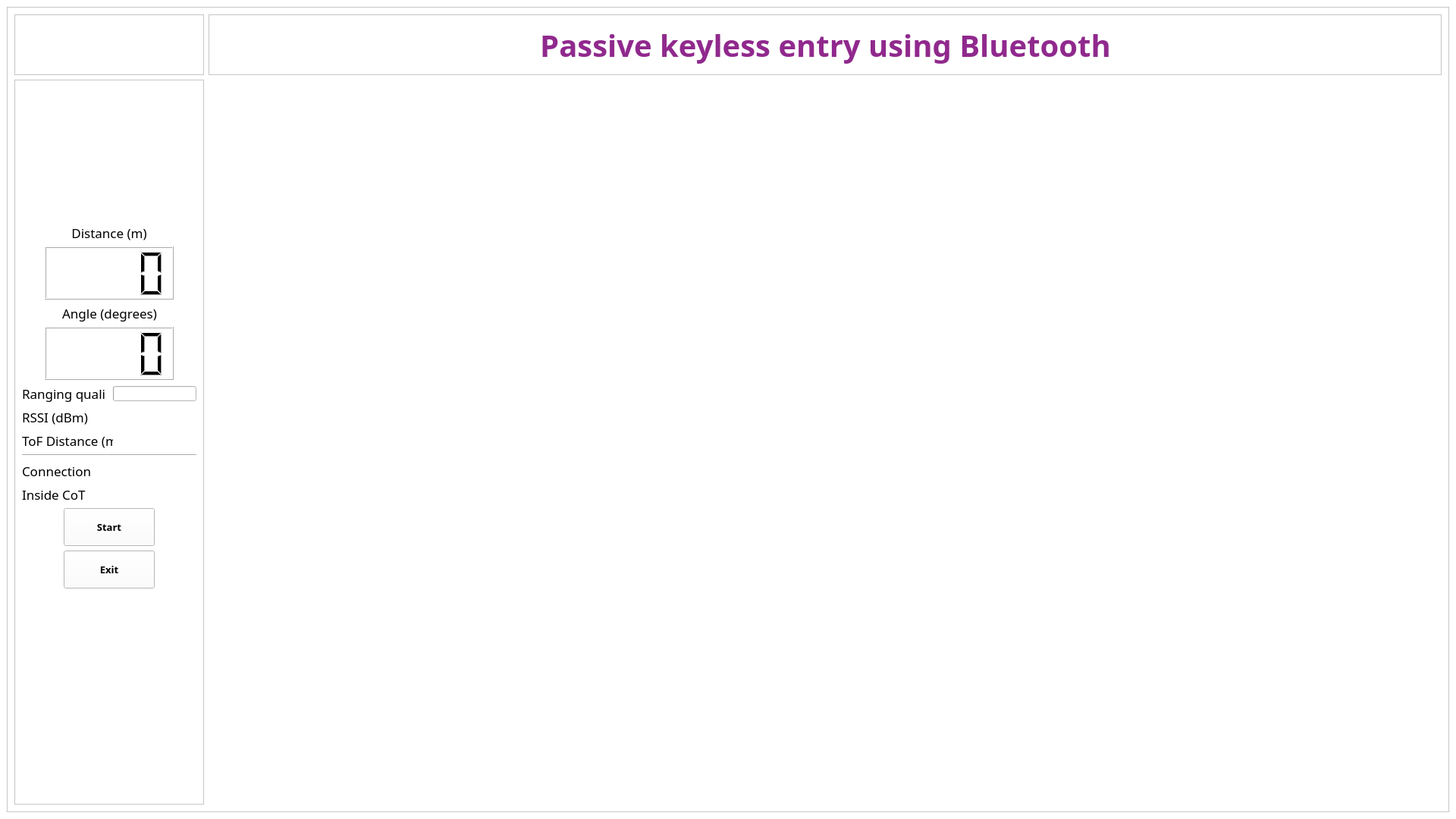
<?xml version="1.0" encoding="UTF-8"?>
<ui version="4.0">
 <class>MainWindow</class>
 <widget class="QMainWindow" name="MainWindow">
  <property name="geometry">
   <rect>
    <x>0</x>
    <y>0</y>
    <width>1920</width>
    <height>1080</height>
   </rect>
  </property>
  <property name="sizePolicy">
   <sizepolicy hsizetype="Preferred" vsizetype="Preferred">
    <horstretch>0</horstretch>
    <verstretch>0</verstretch>
   </sizepolicy>
  </property>
  <property name="maximumSize">
   <size>
    <width>16777215</width>
    <height>16777215</height>
   </size>
  </property>
  <property name="windowTitle">
   <string>imec - Passive keyless entry using Bluetooth</string>
  </property>
  <property name="windowIcon">
   <iconset resource="../gui_resources.qrc">
    <normaloff>:/Icons/figures/window_icon.ico</normaloff>:/Icons/figures/window_icon.ico</iconset>
  </property>
  <property name="styleSheet">
   <string notr="true">background-color: rgb(255, 255, 255);</string>
  </property>
  <widget class="QWidget" name="centralwidget">
   <layout class="QGridLayout" name="gridLayout_5">
    <item row="0" column="0">
     <widget class="QFrame" name="frame_bckgrd">
      <property name="styleSheet">
       <string notr="true">background-color: rgb(255, 255, 255);</string>
      </property>
      <property name="frameShape">
       <enum>QFrame::StyledPanel</enum>
      </property>
      <property name="frameShadow">
       <enum>QFrame::Raised</enum>
      </property>
      <layout class="QGridLayout" name="gridLayout_4">
       <item row="0" column="0">
        <widget class="QFrame" name="frame_imec_logo">
         <property name="frameShape">
          <enum>QFrame::StyledPanel</enum>
         </property>
         <property name="frameShadow">
          <enum>QFrame::Raised</enum>
         </property>
         <layout class="QGridLayout" name="gridLayout_3">
          <item row="0" column="0">
           <widget class="QLabel" name="label_logo_jade">
            <property name="minimumSize">
             <size>
              <width>200</width>
              <height>60</height>
             </size>
            </property>
            <property name="maximumSize">
             <size>
              <width>200</width>
              <height>60</height>
             </size>
            </property>
            <property name="styleSheet">
             <string notr="true"/>
            </property>
            <property name="text">
             <string/>
            </property>
            <property name="pixmap">
             <pixmap resource="../gui_resources.qrc">:/Figures/figures/imec-logo_200x60.png</pixmap>
            </property>
           </widget>
          </item>
         </layout>
        </widget>
       </item>
       <item row="0" column="1">
        <widget class="QFrame" name="frame_title">
         <property name="minimumSize">
          <size>
           <width>0</width>
           <height>0</height>
          </size>
         </property>
         <property name="maximumSize">
          <size>
           <width>16777215</width>
           <height>80</height>
          </size>
         </property>
         <property name="frameShape">
          <enum>QFrame::StyledPanel</enum>
         </property>
         <property name="frameShadow">
          <enum>QFrame::Raised</enum>
         </property>
         <layout class="QGridLayout" name="gridLayout_2">
          <item row="0" column="2">
           <spacer name="horizontalSpacer_2">
            <property name="orientation">
             <enum>Qt::Horizontal</enum>
            </property>
            <property name="sizeHint" stdset="0">
             <size>
              <width>40</width>
              <height>20</height>
             </size>
            </property>
           </spacer>
          </item>
          <item row="0" column="1">
           <widget class="QLabel" name="label_title">
            <property name="sizePolicy">
             <sizepolicy hsizetype="Preferred" vsizetype="Preferred">
              <horstretch>0</horstretch>
              <verstretch>0</verstretch>
             </sizepolicy>
            </property>
            <property name="font">
             <font>
              <family>Gill Sans MT</family>
              <pointsize>30</pointsize>
              <weight>75</weight>
              <bold>true</bold>
             </font>
            </property>
            <property name="autoFillBackground">
             <bool>false</bool>
            </property>
            <property name="styleSheet">
             <string notr="true">color: rgb(144, 41, 141);</string>
            </property>
            <property name="text">
             <string>Passive keyless entry using Bluetooth</string>
            </property>
            <property name="textFormat">
             <enum>Qt::PlainText</enum>
            </property>
            <property name="alignment">
             <set>Qt::AlignCenter</set>
            </property>
           </widget>
          </item>
          <item row="0" column="0">
           <spacer name="horizontalSpacer">
            <property name="orientation">
             <enum>Qt::Horizontal</enum>
            </property>
            <property name="sizeHint" stdset="0">
             <size>
              <width>40</width>
              <height>20</height>
             </size>
            </property>
           </spacer>
          </item>
         </layout>
        </widget>
       </item>
       <item row="1" column="0">
        <widget class="QFrame" name="frame_data">
         <property name="minimumSize">
          <size>
           <width>250</width>
           <height>0</height>
          </size>
         </property>
         <property name="maximumSize">
          <size>
           <width>250</width>
           <height>16777215</height>
          </size>
         </property>
         <property name="frameShape">
          <enum>QFrame::StyledPanel</enum>
         </property>
         <property name="frameShadow">
          <enum>QFrame::Raised</enum>
         </property>
         <layout class="QGridLayout" name="gridLayout">
          <item row="0" column="0">
           <layout class="QHBoxLayout" name="cosic_logo_layout">
            <item>
             <spacer name="horizontalSpacer_7">
              <property name="orientation">
               <enum>Qt::Horizontal</enum>
              </property>
              <property name="sizeHint" stdset="0">
               <size>
                <width>40</width>
                <height>20</height>
               </size>
              </property>
             </spacer>
            </item>
            <item>
             <widget class="QLabel" name="label_logocosic_jade">
              <property name="minimumSize">
               <size>
                <width>132</width>
                <height>174</height>
               </size>
              </property>
              <property name="maximumSize">
               <size>
                <width>132</width>
                <height>174</height>
               </size>
              </property>
              <property name="styleSheet">
               <string notr="true"/>
              </property>
              <property name="text">
               <string/>
              </property>
              <property name="pixmap">
               <pixmap resource="../gui_resources.qrc">:/Figures/figures/cosic_logo.png</pixmap>
              </property>
              <property name="alignment">
               <set>Qt::AlignCenter</set>
              </property>
             </widget>
            </item>
            <item>
             <spacer name="horizontalSpacer_8">
              <property name="orientation">
               <enum>Qt::Horizontal</enum>
              </property>
              <property name="sizeHint" stdset="0">
               <size>
                <width>40</width>
                <height>20</height>
               </size>
              </property>
             </spacer>
            </item>
           </layout>
          </item>
          <item row="1" column="0">
           <layout class="QHBoxLayout" name="dist_layout_name">
            <item>
             <spacer name="horizontalSpacer_9">
              <property name="orientation">
               <enum>Qt::Horizontal</enum>
              </property>
              <property name="sizeHint" stdset="0">
               <size>
                <width>40</width>
                <height>20</height>
               </size>
              </property>
             </spacer>
            </item>
            <item>
             <widget class="QLabel" name="label_distance">
              <property name="sizePolicy">
               <sizepolicy hsizetype="Maximum" vsizetype="Maximum">
                <horstretch>0</horstretch>
                <verstretch>0</verstretch>
               </sizepolicy>
              </property>
              <property name="minimumSize">
               <size>
                <width>100</width>
                <height>24</height>
               </size>
              </property>
              <property name="maximumSize">
               <size>
                <width>300</width>
                <height>24</height>
               </size>
              </property>
              <property name="font">
               <font>
                <family>Gill Sans MT</family>
                <pointsize>13</pointsize>
               </font>
              </property>
              <property name="styleSheet">
               <string notr="true">background-color: rgb(255, 255, 255);</string>
              </property>
              <property name="text">
               <string>Distance (m)</string>
              </property>
              <property name="textFormat">
               <enum>Qt::PlainText</enum>
              </property>
              <property name="alignment">
               <set>Qt::AlignBottom|Qt::AlignHCenter</set>
              </property>
             </widget>
            </item>
            <item>
             <spacer name="horizontalSpacer_10">
              <property name="orientation">
               <enum>Qt::Horizontal</enum>
              </property>
              <property name="sizeHint" stdset="0">
               <size>
                <width>40</width>
                <height>20</height>
               </size>
              </property>
             </spacer>
            </item>
           </layout>
          </item>
          <item row="6" column="0">
           <layout class="QHBoxLayout" name="horizontalLayout_2">
            <item>
             <widget class="QLabel" name="RSSI_label">
              <property name="sizePolicy">
               <sizepolicy hsizetype="Minimum" vsizetype="Minimum">
                <horstretch>0</horstretch>
                <verstretch>0</verstretch>
               </sizepolicy>
              </property>
              <property name="minimumSize">
               <size>
                <width>80</width>
                <height>0</height>
               </size>
              </property>
              <property name="maximumSize">
               <size>
                <width>125</width>
                <height>25</height>
               </size>
              </property>
              <property name="font">
               <font>
                <family>Gill Sans MT</family>
                <pointsize>13</pointsize>
               </font>
              </property>
              <property name="text">
               <string>RSSI (dBm)</string>
              </property>
             </widget>
            </item>
            <item>
             <spacer name="horizontalSpacer_18">
              <property name="orientation">
               <enum>Qt::Horizontal</enum>
              </property>
              <property name="sizeHint" stdset="0">
               <size>
                <width>40</width>
                <height>20</height>
               </size>
              </property>
             </spacer>
            </item>
            <item>
             <widget class="QTextEdit" name="RSSI_textEdit">
              <property name="sizePolicy">
               <sizepolicy hsizetype="Fixed" vsizetype="Fixed">
                <horstretch>0</horstretch>
                <verstretch>0</verstretch>
               </sizepolicy>
              </property>
              <property name="minimumSize">
               <size>
                <width>60</width>
                <height>0</height>
               </size>
              </property>
              <property name="maximumSize">
               <size>
                <width>50</width>
                <height>25</height>
               </size>
              </property>
              <property name="font">
               <font>
                <pointsize>14</pointsize>
               </font>
              </property>
              <property name="layoutDirection">
               <enum>Qt::LeftToRight</enum>
              </property>
              <property name="styleSheet">
               <string notr="true"/>
              </property>
              <property name="frameShape">
               <enum>QFrame::NoFrame</enum>
              </property>
              <property name="lineWidth">
               <number>0</number>
              </property>
              <property name="verticalScrollBarPolicy">
               <enum>Qt::ScrollBarAlwaysOff</enum>
              </property>
              <property name="horizontalScrollBarPolicy">
               <enum>Qt::ScrollBarAlwaysOff</enum>
              </property>
              <property name="sizeAdjustPolicy">
               <enum>QAbstractScrollArea::AdjustToContents</enum>
              </property>
              <property name="html">
               <string>&lt;!DOCTYPE HTML PUBLIC &quot;-//W3C//DTD HTML 4.0//EN&quot; &quot;http://www.w3.org/TR/REC-html40/strict.dtd&quot;&gt;
&lt;html&gt;&lt;head&gt;&lt;meta name=&quot;qrichtext&quot; content=&quot;1&quot; /&gt;&lt;style type=&quot;text/css&quot;&gt;
p, li { white-space: pre-wrap; }
&lt;/style&gt;&lt;/head&gt;&lt;body style=&quot; font-family:'MS Shell Dlg 2'; font-size:14pt; font-weight:400; font-style:normal;&quot;&gt;
&lt;p align=&quot;right&quot; style=&quot;-qt-paragraph-type:empty; margin-top:0px; margin-bottom:0px; margin-left:0px; margin-right:0px; -qt-block-indent:0; text-indent:0px;&quot;&gt;&lt;br /&gt;&lt;/p&gt;&lt;/body&gt;&lt;/html&gt;</string>
              </property>
             </widget>
            </item>
           </layout>
          </item>
          <item row="7" column="0">
           <layout class="QHBoxLayout" name="horizontalLayout_3">
            <item>
             <widget class="QLabel" name="ToF_label">
              <property name="sizePolicy">
               <sizepolicy hsizetype="Minimum" vsizetype="Minimum">
                <horstretch>0</horstretch>
                <verstretch>0</verstretch>
               </sizepolicy>
              </property>
              <property name="minimumSize">
               <size>
                <width>120</width>
                <height>0</height>
               </size>
              </property>
              <property name="maximumSize">
               <size>
                <width>120</width>
                <height>25</height>
               </size>
              </property>
              <property name="font">
               <font>
                <family>Gill Sans MT</family>
                <pointsize>13</pointsize>
               </font>
              </property>
              <property name="text">
               <string>ToF Distance (m)</string>
              </property>
             </widget>
            </item>
            <item>
             <spacer name="horizontalSpacer_19">
              <property name="orientation">
               <enum>Qt::Horizontal</enum>
              </property>
              <property name="sizeHint" stdset="0">
               <size>
                <width>40</width>
                <height>20</height>
               </size>
              </property>
             </spacer>
            </item>
            <item>
             <widget class="QTextEdit" name="ToF_textEdit">
              <property name="sizePolicy">
               <sizepolicy hsizetype="Fixed" vsizetype="Fixed">
                <horstretch>0</horstretch>
                <verstretch>0</verstretch>
               </sizepolicy>
              </property>
              <property name="minimumSize">
               <size>
                <width>60</width>
                <height>0</height>
               </size>
              </property>
              <property name="maximumSize">
               <size>
                <width>50</width>
                <height>25</height>
               </size>
              </property>
              <property name="font">
               <font>
                <pointsize>14</pointsize>
               </font>
              </property>
              <property name="layoutDirection">
               <enum>Qt::LeftToRight</enum>
              </property>
              <property name="styleSheet">
               <string notr="true"/>
              </property>
              <property name="frameShape">
               <enum>QFrame::NoFrame</enum>
              </property>
              <property name="lineWidth">
               <number>0</number>
              </property>
              <property name="verticalScrollBarPolicy">
               <enum>Qt::ScrollBarAlwaysOff</enum>
              </property>
              <property name="horizontalScrollBarPolicy">
               <enum>Qt::ScrollBarAlwaysOff</enum>
              </property>
              <property name="sizeAdjustPolicy">
               <enum>QAbstractScrollArea::AdjustToContents</enum>
              </property>
              <property name="html">
               <string>&lt;!DOCTYPE HTML PUBLIC &quot;-//W3C//DTD HTML 4.0//EN&quot; &quot;http://www.w3.org/TR/REC-html40/strict.dtd&quot;&gt;
&lt;html&gt;&lt;head&gt;&lt;meta name=&quot;qrichtext&quot; content=&quot;1&quot; /&gt;&lt;style type=&quot;text/css&quot;&gt;
p, li { white-space: pre-wrap; }
&lt;/style&gt;&lt;/head&gt;&lt;body style=&quot; font-family:'MS Shell Dlg 2'; font-size:14pt; font-weight:400; font-style:normal;&quot;&gt;
&lt;p align=&quot;right&quot; style=&quot;-qt-paragraph-type:empty; margin-top:0px; margin-bottom:0px; margin-left:0px; margin-right:0px; -qt-block-indent:0; text-indent:0px;&quot;&gt;&lt;br /&gt;&lt;/p&gt;&lt;/body&gt;&lt;/html&gt;</string>
              </property>
             </widget>
            </item>
           </layout>
          </item>
          <item row="4" column="0">
           <layout class="QHBoxLayout" name="angle_display_layout">
            <item>
             <spacer name="horizontalSpacer_15">
              <property name="orientation">
               <enum>Qt::Horizontal</enum>
              </property>
              <property name="sizeHint" stdset="0">
               <size>
                <width>40</width>
                <height>20</height>
               </size>
              </property>
             </spacer>
            </item>
            <item>
             <widget class="QLCDNumber" name="lcd_aoa">
              <property name="sizePolicy">
               <sizepolicy hsizetype="Preferred" vsizetype="Preferred">
                <horstretch>0</horstretch>
                <verstretch>0</verstretch>
               </sizepolicy>
              </property>
              <property name="minimumSize">
               <size>
                <width>170</width>
                <height>70</height>
               </size>
              </property>
              <property name="maximumSize">
               <size>
                <width>170</width>
                <height>70</height>
               </size>
              </property>
              <property name="font">
               <font>
                <family>Gill Sans MT</family>
                <pointsize>10</pointsize>
               </font>
              </property>
              <property name="smallDecimalPoint">
               <bool>true</bool>
              </property>
              <property name="digitCount">
               <number>4</number>
              </property>
              <property name="segmentStyle">
               <enum>QLCDNumber::Filled</enum>
              </property>
              <property name="value" stdset="0">
               <double>0.000000000000000</double>
              </property>
              <property name="intValue" stdset="0">
               <number>0</number>
              </property>
             </widget>
            </item>
            <item>
             <spacer name="horizontalSpacer_16">
              <property name="orientation">
               <enum>Qt::Horizontal</enum>
              </property>
              <property name="sizeHint" stdset="0">
               <size>
                <width>40</width>
                <height>20</height>
               </size>
              </property>
             </spacer>
            </item>
           </layout>
          </item>
          <item row="2" column="0">
           <layout class="QHBoxLayout" name="distance_display_layout">
            <item>
             <spacer name="horizontalSpacer_13">
              <property name="orientation">
               <enum>Qt::Horizontal</enum>
              </property>
              <property name="sizeHint" stdset="0">
               <size>
                <width>40</width>
                <height>20</height>
               </size>
              </property>
             </spacer>
            </item>
            <item>
             <widget class="QLCDNumber" name="lcd_dist">
              <property name="sizePolicy">
               <sizepolicy hsizetype="Preferred" vsizetype="Preferred">
                <horstretch>0</horstretch>
                <verstretch>0</verstretch>
               </sizepolicy>
              </property>
              <property name="minimumSize">
               <size>
                <width>170</width>
                <height>70</height>
               </size>
              </property>
              <property name="maximumSize">
               <size>
                <width>200</width>
                <height>70</height>
               </size>
              </property>
              <property name="font">
               <font>
                <family>Gill Sans MT</family>
                <pointsize>10</pointsize>
               </font>
              </property>
              <property name="styleSheet">
               <string notr="true">background-color: rgb(255, 255, 255);</string>
              </property>
              <property name="smallDecimalPoint">
               <bool>true</bool>
              </property>
              <property name="digitCount">
               <number>4</number>
              </property>
              <property name="mode">
               <enum>QLCDNumber::Oct</enum>
              </property>
              <property name="segmentStyle">
               <enum>QLCDNumber::Filled</enum>
              </property>
              <property name="value" stdset="0">
               <double>0.000000000000000</double>
              </property>
              <property name="intValue" stdset="0">
               <number>0</number>
              </property>
             </widget>
            </item>
            <item>
             <spacer name="horizontalSpacer_14">
              <property name="orientation">
               <enum>Qt::Horizontal</enum>
              </property>
              <property name="sizeHint" stdset="0">
               <size>
                <width>40</width>
                <height>20</height>
               </size>
              </property>
             </spacer>
            </item>
           </layout>
          </item>
          <item row="3" column="0">
           <layout class="QHBoxLayout" name="angle_layout_name">
            <item>
             <spacer name="horizontalSpacer_11">
              <property name="orientation">
               <enum>Qt::Horizontal</enum>
              </property>
              <property name="sizeHint" stdset="0">
               <size>
                <width>40</width>
                <height>20</height>
               </size>
              </property>
             </spacer>
            </item>
            <item>
             <widget class="QLabel" name="label_angle">
              <property name="sizePolicy">
               <sizepolicy hsizetype="Maximum" vsizetype="Maximum">
                <horstretch>0</horstretch>
                <verstretch>0</verstretch>
               </sizepolicy>
              </property>
              <property name="minimumSize">
               <size>
                <width>121</width>
                <height>24</height>
               </size>
              </property>
              <property name="maximumSize">
               <size>
                <width>300</width>
                <height>24</height>
               </size>
              </property>
              <property name="font">
               <font>
                <family>Gill Sans MT</family>
                <pointsize>13</pointsize>
               </font>
              </property>
              <property name="autoFillBackground">
               <bool>false</bool>
              </property>
              <property name="text">
               <string>Angle (degrees)</string>
              </property>
              <property name="textFormat">
               <enum>Qt::PlainText</enum>
              </property>
              <property name="alignment">
               <set>Qt::AlignBottom|Qt::AlignHCenter</set>
              </property>
             </widget>
            </item>
            <item>
             <spacer name="horizontalSpacer_12">
              <property name="orientation">
               <enum>Qt::Horizontal</enum>
              </property>
              <property name="sizeHint" stdset="0">
               <size>
                <width>40</width>
                <height>20</height>
               </size>
              </property>
             </spacer>
            </item>
           </layout>
          </item>
          <item row="8" column="0">
           <widget class="Line" name="line">
            <property name="orientation">
             <enum>Qt::Horizontal</enum>
            </property>
           </widget>
          </item>
          <item row="5" column="0">
           <layout class="QHBoxLayout" name="horizontalLayout">
            <item>
             <widget class="QLabel" name="label_likeliness">
              <property name="sizePolicy">
               <sizepolicy hsizetype="Minimum" vsizetype="Minimum">
                <horstretch>0</horstretch>
                <verstretch>0</verstretch>
               </sizepolicy>
              </property>
              <property name="minimumSize">
               <size>
                <width>110</width>
                <height>0</height>
               </size>
              </property>
              <property name="maximumSize">
               <size>
                <width>110</width>
                <height>25</height>
               </size>
              </property>
              <property name="font">
               <font>
                <family>Gill Sans MT</family>
                <pointsize>13</pointsize>
               </font>
              </property>
              <property name="autoFillBackground">
               <bool>false</bool>
              </property>
              <property name="text">
               <string>Ranging quality</string>
              </property>
              <property name="textFormat">
               <enum>Qt::PlainText</enum>
              </property>
              <property name="alignment">
               <set>Qt::AlignBottom|Qt::AlignLeading|Qt::AlignLeft</set>
              </property>
             </widget>
            </item>
            <item>
             <spacer name="horizontalSpacer_17">
              <property name="orientation">
               <enum>Qt::Horizontal</enum>
              </property>
              <property name="sizeHint" stdset="0">
               <size>
                <width>40</width>
                <height>20</height>
               </size>
              </property>
             </spacer>
            </item>
            <item>
             <widget class="QProgressBar" name="progressBar_brd1">
              <property name="minimumSize">
               <size>
                <width>110</width>
                <height>20</height>
               </size>
              </property>
              <property name="maximumSize">
               <size>
                <width>115</width>
                <height>20</height>
               </size>
              </property>
              <property name="value">
               <number>0</number>
              </property>
              <property name="textVisible">
               <bool>false</bool>
              </property>
              <property name="invertedAppearance">
               <bool>false</bool>
              </property>
             </widget>
            </item>
           </layout>
          </item>
          <item row="9" column="0">
           <layout class="QHBoxLayout" name="horizontalLayout_5">
            <property name="sizeConstraint">
             <enum>QLayout::SetDefaultConstraint</enum>
            </property>
            <item>
             <widget class="QLabel" name="connection_label">
              <property name="sizePolicy">
               <sizepolicy hsizetype="Fixed" vsizetype="Fixed">
                <horstretch>0</horstretch>
                <verstretch>0</verstretch>
               </sizepolicy>
              </property>
              <property name="minimumSize">
               <size>
                <width>105</width>
                <height>25</height>
               </size>
              </property>
              <property name="maximumSize">
               <size>
                <width>105</width>
                <height>25</height>
               </size>
              </property>
              <property name="font">
               <font>
                <family>Gill Sans MT</family>
                <pointsize>13</pointsize>
               </font>
              </property>
              <property name="text">
               <string>Connection</string>
              </property>
             </widget>
            </item>
            <item>
             <spacer name="horizontalSpacer_21">
              <property name="orientation">
               <enum>Qt::Horizontal</enum>
              </property>
              <property name="sizeHint" stdset="0">
               <size>
                <width>40</width>
                <height>20</height>
               </size>
              </property>
             </spacer>
            </item>
            <item>
             <layout class="QHBoxLayout" name="connection_led">
              <property name="spacing">
               <number>0</number>
              </property>
              <property name="sizeConstraint">
               <enum>QLayout::SetDefaultConstraint</enum>
              </property>
             </layout>
            </item>
           </layout>
          </item>
          <item row="13" column="0">
           <spacer name="verticalSpacer">
            <property name="orientation">
             <enum>Qt::Vertical</enum>
            </property>
            <property name="sizeHint" stdset="0">
             <size>
              <width>20</width>
              <height>138</height>
             </size>
            </property>
           </spacer>
          </item>
          <item row="11" column="0">
           <layout class="QHBoxLayout" name="start_button_layout">
            <item>
             <spacer name="horizontalSpacer_3">
              <property name="orientation">
               <enum>Qt::Horizontal</enum>
              </property>
              <property name="sizeHint" stdset="0">
               <size>
                <width>40</width>
                <height>20</height>
               </size>
              </property>
             </spacer>
            </item>
            <item>
             <widget class="QPushButton" name="btnStart">
              <property name="sizePolicy">
               <sizepolicy hsizetype="Minimum" vsizetype="Fixed">
                <horstretch>0</horstretch>
                <verstretch>0</verstretch>
               </sizepolicy>
              </property>
              <property name="minimumSize">
               <size>
                <width>120</width>
                <height>50</height>
               </size>
              </property>
              <property name="maximumSize">
               <size>
                <width>159</width>
                <height>50</height>
               </size>
              </property>
              <property name="font">
               <font>
                <family>Gill Sans MT</family>
                <pointsize>10</pointsize>
                <weight>75</weight>
                <bold>true</bold>
               </font>
              </property>
              <property name="layoutDirection">
               <enum>Qt::LeftToRight</enum>
              </property>
              <property name="text">
               <string>Start</string>
              </property>
              <property name="icon">
               <iconset resource="../gui_resources.qrc">
                <normaloff>:/Icons/figures/Play.png</normaloff>
                <activeoff>:/Icons/figures/Stop.png</activeoff>:/Icons/figures/Play.png</iconset>
              </property>
             </widget>
            </item>
            <item>
             <spacer name="horizontalSpacer_4">
              <property name="orientation">
               <enum>Qt::Horizontal</enum>
              </property>
              <property name="sizeHint" stdset="0">
               <size>
                <width>40</width>
                <height>20</height>
               </size>
              </property>
             </spacer>
            </item>
           </layout>
          </item>
          <item row="12" column="0">
           <layout class="QHBoxLayout" name="exit_button_layout">
            <item>
             <spacer name="horizontalSpacer_6">
              <property name="orientation">
               <enum>Qt::Horizontal</enum>
              </property>
              <property name="sizeHint" stdset="0">
               <size>
                <width>40</width>
                <height>20</height>
               </size>
              </property>
             </spacer>
            </item>
            <item>
             <widget class="QPushButton" name="btnExit">
              <property name="sizePolicy">
               <sizepolicy hsizetype="Minimum" vsizetype="Fixed">
                <horstretch>0</horstretch>
                <verstretch>0</verstretch>
               </sizepolicy>
              </property>
              <property name="minimumSize">
               <size>
                <width>120</width>
                <height>50</height>
               </size>
              </property>
              <property name="maximumSize">
               <size>
                <width>159</width>
                <height>50</height>
               </size>
              </property>
              <property name="font">
               <font>
                <family>Gill Sans MT</family>
                <pointsize>10</pointsize>
                <weight>75</weight>
                <bold>true</bold>
               </font>
              </property>
              <property name="styleSheet">
               <string notr="true"/>
              </property>
              <property name="text">
               <string>Exit</string>
              </property>
              <property name="icon">
               <iconset resource="../gui_resources.qrc">
                <normaloff>:/Icons/figures/Exit.png</normaloff>:/Icons/figures/Exit.png</iconset>
              </property>
             </widget>
            </item>
            <item>
             <spacer name="horizontalSpacer_5">
              <property name="orientation">
               <enum>Qt::Horizontal</enum>
              </property>
              <property name="sizeHint" stdset="0">
               <size>
                <width>40</width>
                <height>20</height>
               </size>
              </property>
             </spacer>
            </item>
           </layout>
          </item>
          <item row="10" column="0">
           <layout class="QHBoxLayout" name="authorization_layout">
            <item>
             <widget class="QLabel" name="circleoftrust_label">
              <property name="sizePolicy">
               <sizepolicy hsizetype="Fixed" vsizetype="Fixed">
                <horstretch>0</horstretch>
                <verstretch>0</verstretch>
               </sizepolicy>
              </property>
              <property name="minimumSize">
               <size>
                <width>105</width>
                <height>25</height>
               </size>
              </property>
              <property name="maximumSize">
               <size>
                <width>105</width>
                <height>25</height>
               </size>
              </property>
              <property name="font">
               <font>
                <family>Gill Sans MT</family>
                <pointsize>13</pointsize>
               </font>
              </property>
              <property name="text">
               <string>Inside CoT</string>
              </property>
             </widget>
            </item>
            <item>
             <spacer name="horizontalSpacer_23">
              <property name="orientation">
               <enum>Qt::Horizontal</enum>
              </property>
              <property name="sizeHint" stdset="0">
               <size>
                <width>40</width>
                <height>20</height>
               </size>
              </property>
             </spacer>
            </item>
            <item>
             <layout class="QHBoxLayout" name="circleoftrust_led">
              <property name="spacing">
               <number>6</number>
              </property>
              <property name="sizeConstraint">
               <enum>QLayout::SetMinimumSize</enum>
              </property>
             </layout>
            </item>
           </layout>
          </item>
         </layout>
        </widget>
       </item>
       <item row="1" column="1">
        <widget class="MplWidget" name="MplWidget" native="true">
         <property name="minimumSize">
          <size>
           <width>0</width>
           <height>0</height>
          </size>
         </property>
         <property name="maximumSize">
          <size>
           <width>16777215</width>
           <height>16777215</height>
          </size>
         </property>
         <property name="styleSheet">
          <string notr="true"/>
         </property>
        </widget>
       </item>
      </layout>
     </widget>
    </item>
   </layout>
  </widget>
 </widget>
 <customwidgets>
  <customwidget>
   <class>MplWidget</class>
   <extends>QWidget</extends>
   <header>mplwidget.h</header>
   <container>1</container>
  </customwidget>
 </customwidgets>
 <resources>
  <include location="../gui_resources.qrc"/>
 </resources>
 <connections/>
</ui>
